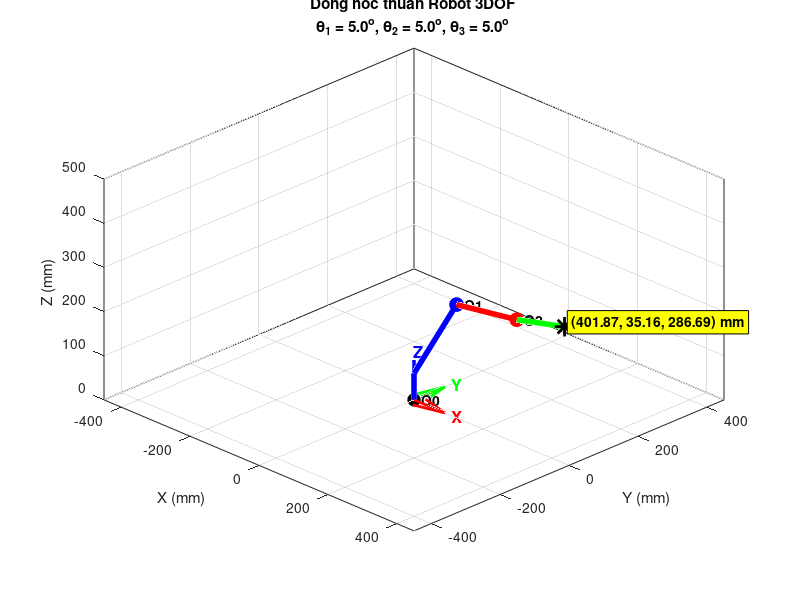

Recreate this plot in MATLAB.
%% =========================================================
% DONG HOC THUAN ROBOT 3DOF
% L1 = 114 mm
% L2 = 162 mm
% L3 = 130 mm
% d1 = 250 mm
% =========================================================

clear;
clc;
close all;

% 1. THONG SO ROBOT

L1 = 114;      % mm
L2 = 162;      % mm
L3 = 130;      % mm
d1 = 250;      % mm

% 2. NHAP GOC KHOP

theta1 = input('Nhap theta1 (do): ');
theta2 = input('Nhap theta2 (do): ');
theta3 = input('Nhap theta3 (do): ');

% Doi do -> radian
t1 = deg2rad(theta1);
t2 = deg2rad(theta2);
t3 = deg2rad(theta3);

% 3. MA TRAN D-H

% Khop 1
A1 = [cos(t1)   0    sin(t1)   L1*cos(t1);
      sin(t1)   0   -cos(t1)   L1*sin(t1);
      0         1    0         d1;
      0         0    0         1];

% Khop 2
A2 = [cos(t2)  -sin(t2)   0   L2*cos(t2);
      sin(t2)   cos(t2)   0   L2*sin(t2);
      0         0         1   0;
      0         0         0   1];

% Khop 3
A3 = [cos(t3)  -sin(t3)   0   L3*cos(t3);
      sin(t3)   cos(t3)   0   L3*sin(t3);
      0         0         1   0;
      0         0         0   1];

% 4. MA TRAN BIEN DOI

T01 = A1;
T02 = A1*A2;
T03 = A1*A2*A3;

% 5. TOA DO CAC KHOP

O0 = [0;0;0];

O1 = T01(1:3,4);
O2 = T02(1:3,4);
O3 = T03(1:3,4);

% 6. IN KET QUA

fprintf('\n===== DONG HOC THUAN =====\n');

fprintf('O1  = (%.2f, %.2f, %.2f) mm\n', ...
    O1(1),O1(2),O1(3));

fprintf('O2  = (%.2f, %.2f, %.2f) mm\n', ...
    O2(1),O2(2),O2(3));

fprintf('END = (%.2f, %.2f, %.2f) mm\n', ...
    O3(1),O3(2),O3(3));

% =========================================================
% 7. VE ROBOT
% =========================================================

figure('Color','white', ...
       'Position',[100 100 1000 650]);

subplot(1,1,1);
hold on;
grid on;
box on;
axis equal;

% 8. DIEM TRUNG GIAN DE VE DE ROBOT


h = 60;

P = [0;
     0;
     h];

% 9. VE CAC KHAU

% O0 -> P
plot3([O0(1) P(1)], ...
      [O0(2) P(2)], ...
      [O0(3) P(3)], ...
      'b','LineWidth',4);

% P -> O1
plot3([P(1) O1(1)], ...
      [P(2) O1(2)], ...
      [P(3) O1(3)], ...
      'b','LineWidth',4);

% O1 -> O2
plot3([O1(1) O2(1)], ...
      [O1(2) O2(2)], ...
      [O1(3) O2(3)], ...
      'r','LineWidth',4);

% O2 -> End
plot3([O2(1) O3(1)], ...
      [O2(2) O3(2)], ...
      [O2(3) O3(3)], ...
      'g','LineWidth',4);

% 10. VE CAC KHOP

% O0
plot3(O0(1),O0(2),O0(3), ...
    'ko', ...
    'MarkerSize',9, ...
    'MarkerFaceColor','k');

% O1
plot3(O1(1),O1(2),O1(3), ...
    'bo', ...
    'MarkerSize',10, ...
    'MarkerFaceColor','b');

% O2
plot3(O2(1),O2(2),O2(3), ...
    'ro', ...
    'MarkerSize',10, ...
    'MarkerFaceColor','r');

% 11. VE DAU * TAI END-EFFECTOR

plot3(O3(1),O3(2),O3(3), ...
    'k*', ...
    'MarkerSize',14, ...
    'LineWidth',2);

% 12. GAN TEN CAC KHOP

text(O0(1),O0(2),O0(3), ...
    '  O0', ...
    'FontWeight','bold');

text(O1(1),O1(2),O1(3), ...
    '  O1', ...
    'FontWeight','bold');

text(O2(1),O2(2),O2(3), ...
    '  O2', ...
    'FontWeight','bold');

text(O3(1),O3(2),O3(3), ...
    '  END', ...
    'FontWeight','bold');

%% =========================================================
% 13. HIEN THI TOA DO TAI END-EFFECTOR
%% =========================================================

toaDo = sprintf( ...
    '(%.2f, %.2f, %.2f) mm', ...
    O3(1), O3(2), O3(3));

text(O3(1)+10, ...
     O3(2)+10, ...
     O3(3)+10, ...
     toaDo, ...
     'FontSize',10, ...
     'FontWeight','bold', ...
     'BackgroundColor','yellow', ...
     'EdgeColor','black');

%% =========================================================
% 14. VE HE TRUC XYZ TAI O0
%% =========================================================

axisLength = 100;

% Truc X
quiver3(0,0,0, ...
        axisLength,0,0, ...
        'r', ...
        'LineWidth',2, ...
        'MaxHeadSize',0.5);

% Truc Y
quiver3(0,0,0, ...
        0,axisLength,0, ...
        'g', ...
        'LineWidth',2, ...
        'MaxHeadSize',0.5);

% Truc Z
quiver3(0,0,0, ...
        0,0,axisLength, ...
        'b', ...
        'LineWidth',2, ...
        'MaxHeadSize',0.5);

%% 15. GAN TEN XYZ

text(axisLength+10,0,0, ...
    'X', ...
    'Color','r', ...
    'FontSize',12, ...
    'FontWeight','bold');

text(0,axisLength+10,0, ...
    'Y', ...
    'Color','g', ...
    'FontSize',12, ...
    'FontWeight','bold');

text(0,0,axisLength+10, ...
    'Z', ...
    'Color','b', ...
    'FontSize',12, ...
    'FontWeight','bold');

%% =========================================================
% 16. CAI DAT DO THI
%% =========================================================

xlabel('X (mm)');
ylabel('Y (mm)');
zlabel('Z (mm)');

title({ ...
    'Dong hoc thuan Robot 3DOF', ...
    sprintf('\\theta_1 = %.1f^o, \\theta_2 = %.1f^o, \\theta_3 = %.1f^o', ...
    theta1,theta2,theta3) ...
    });

xlim([-450 450]);
ylim([-450 450]);
zlim([0 500]);

view(45,25);

hold off;
